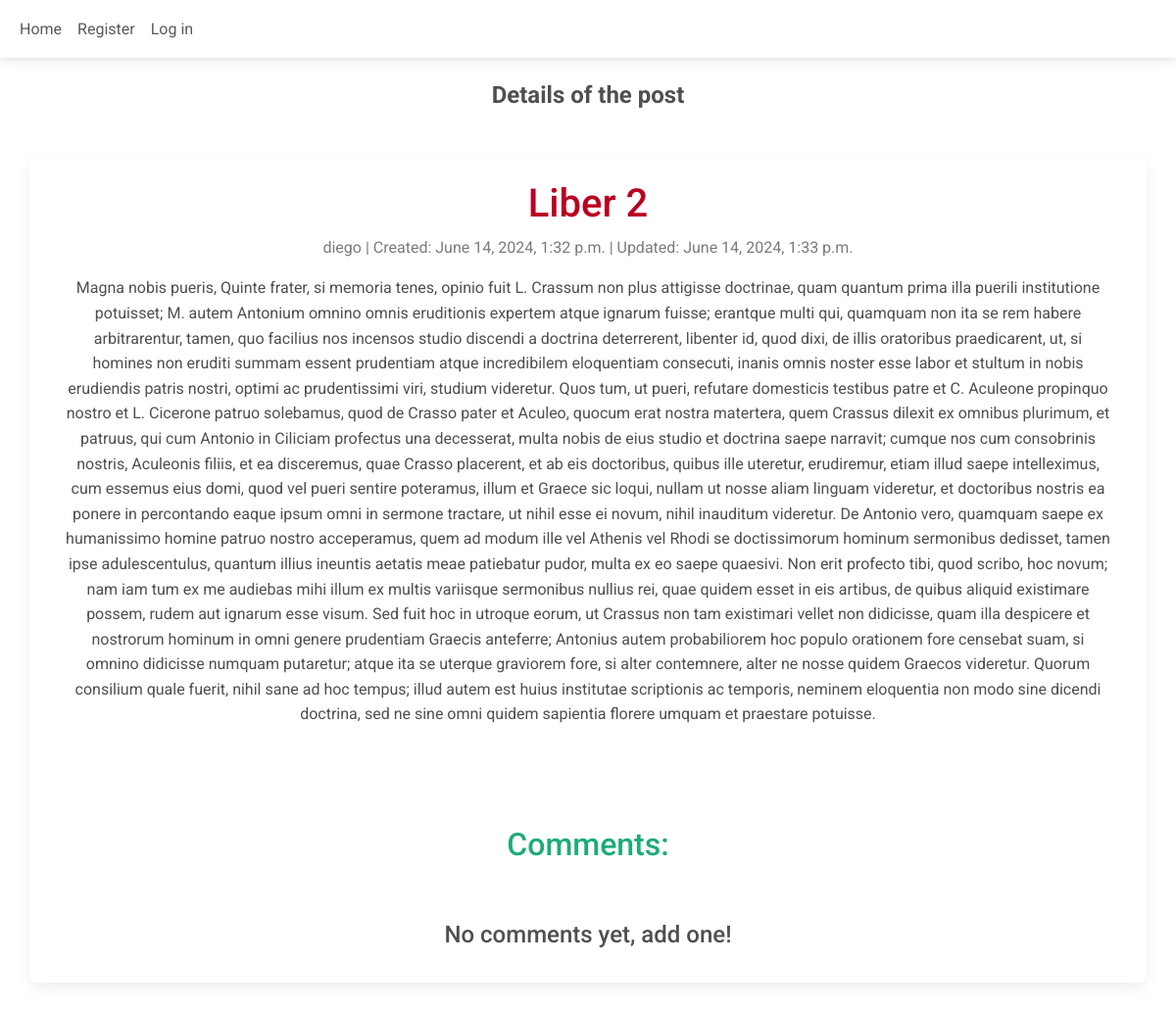
The app's page /De oratore/liber-2/, older data.
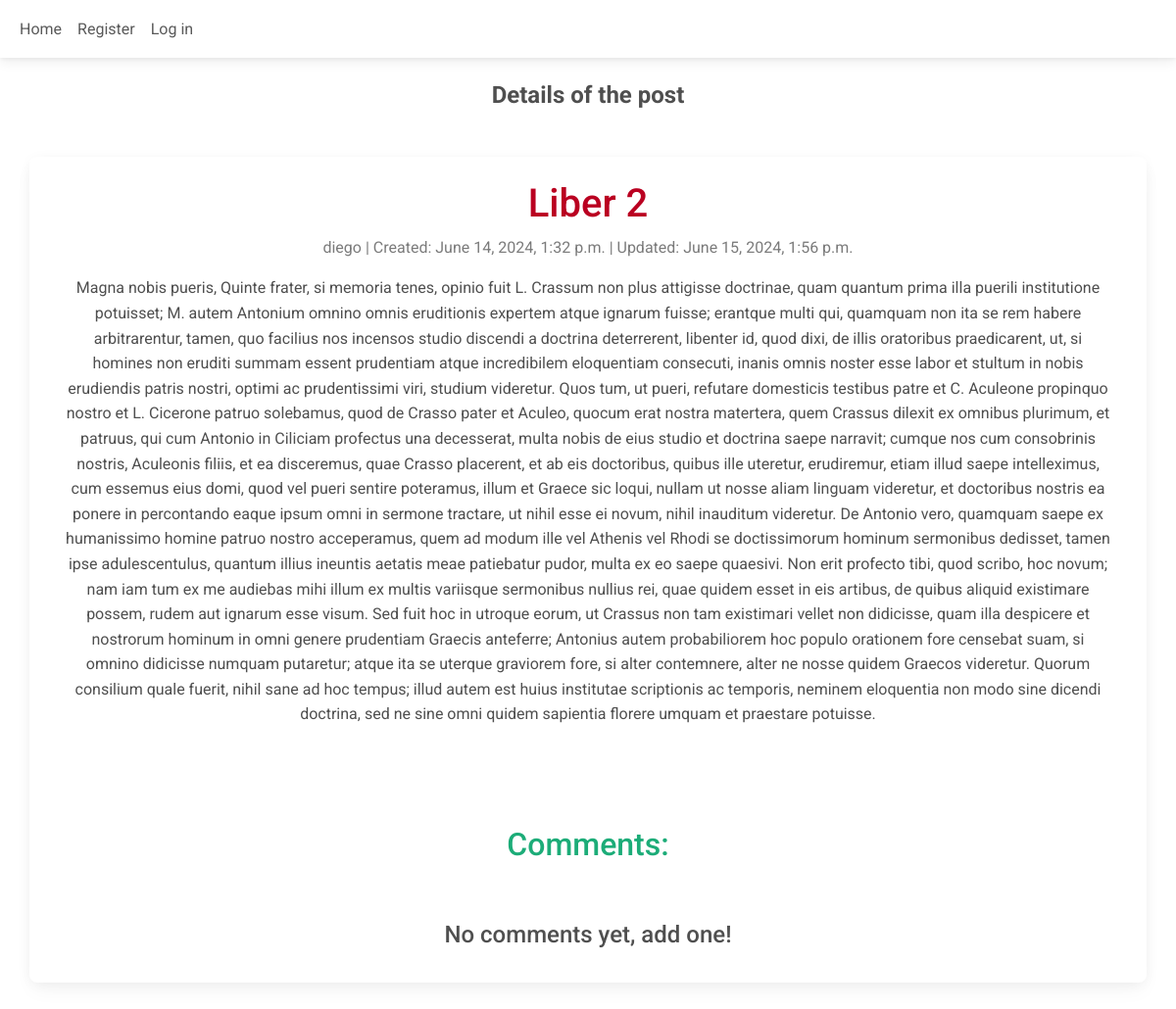
The same page, newer data.
### App/models.py (models this page shows, shortened)
class Post(models.Model):
    title = models.CharField(max_length=200)
    slug = models.SlugField(max_length=200)
    author = models.ForeignKey(User, on_delete=models.CASCADE, related_name="user_blog_posts")
    blog = models.ForeignKey(Blog, on_delete=models.CASCADE, related_name="blog_posts")
    created_on = models.DateTimeField(auto_now_add=True)
    updated_on = models.DateTimeField(auto_now=True)
    content = models.TextField()
    status = models.IntegerField(choices=STATUS, default=0)
    class Meta:
        constraints = [
            models.UniqueConstraint(fields=['blog', 'title'], name='unique_title_per_blog',
                                    violation_error_message="Title already used in this blog."),
            models.UniqueConstraint(fields=['blog', 'slug'], name='unique_slug_per_blog',
                                    violation_error_message="Slug already used in this blog."),
        ]

### App/views.py (the view)
# urls.py: path('<str:blog_name>/<slug:slug>/', views.postDetails, name='post_details'),
def postDetails(request, blog_name, slug):
    blog = get_object_or_404(Blog, name=blog_name)
    post = get_object_or_404(Post, slug=slug, blog=blog)
    return render(request, 'post_detail.html', {"blog": blog, "post": post})

### App/templates/post_detail.html (shortened to what this page needs)
{% extends "base.html" %}
{% block title %} Details of the post {% endblock %}
{% block content %}
<div class="row">
  <div class="col-12 card">
    <div class="card-body">
      <h1 style="color:#BA0021">{{ post.title }}</h1>
      <p class=" text-muted">{{ post.author }} | Created: {{ post.created_on }} | Updated: {{post.updated_on }}</p>
      <p class="card-text">{{ post.content }}</p>
    </div>
    <br/><br/><br/>
    <h2 style="color: #1CAC78">Comments:</h2>
    <br/><br/>
    {% if not post.post_comments.all %}
      <h4>No comments yet, add one!</h4>
    {% endif %}
    <br/>
  </div>
</div>
{% endblock content %}

### App/templates/base.html (shortened to what this page needs)
<!DOCTYPE html>
<html lang="en">
{% load static %}
<head>
    <link rel="stylesheet" href="https://use.fontawesome.com/releases/v6.0.0/css/all.css" />
    <link rel="stylesheet" href="{% static 'css/mdb.min.css' %}" />
</head>
<body style="padding-top:35px;">
    <header>
        <nav class="navbar navbar-expand-lg navbar-light bg-white fixed-top">
          <div class="container-fluid">
            <div class="collapse navbar-collapse" id="navbarExample01">
              <ul class="navbar-nav me-auto mb-2 mb-lg-0">
                <li class="nav-item active">
                  <a class="nav-link" aria-current="page" href="{% url 'home' %}">Home</a>
                </li>
                {% if user.is_authenticated %}
                    {% block content-management %}{% endblock %}
                    <li class="nav-item">
                      <a class="nav-link" href="{% url 'logout' %}" target="_self">Logout</a>
                    </li>
                {% else %}
                    <li class="nav-item">
                        <a class="nav-link" href="{% url 'register' %}" target="_self">Register</a>
                    </li>
                  <li class="nav-item">
                        <a class="nav-link" href="{% url 'login' %}" target="_self">Log in</a>
                  </li>
                {% endif %}
              </ul>
            </div>
          </div>
        </nav>
    </header>
  <main class="my-5">
    <div class="container">
      <section class="text-center">
          <h4 class="mb-5"><strong>{% block title %}{% endblock %}</strong></h4>
          {% block content %}
          {% endblock %}
      </section>
    </div>
  </main>
</body>
</html>

Row changes from the older to the newer data that the page shows:
changed Post "Liber 2": updated_on "June 14, 2024, 1:33 p.m." → "June 15, 2024, 1:56 p.m."
